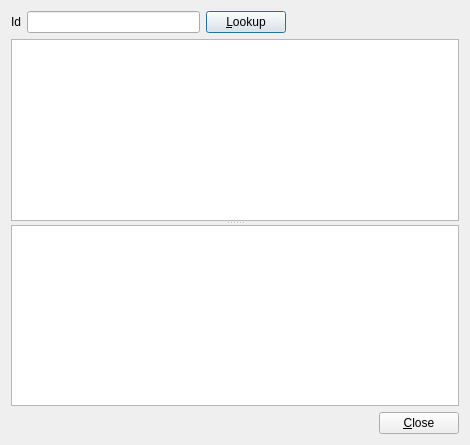
<?xml version="1.0" encoding="UTF-8"?>
<ui version="4.0">
 <class>TrackItemDialog</class>
 <widget class="QDialog" name="TrackItemDialog">
  <property name="geometry">
   <rect>
    <x>0</x>
    <y>0</y>
    <width>470</width>
    <height>445</height>
   </rect>
  </property>
  <property name="windowTitle">
   <string>Track Item</string>
  </property>
  <layout class="QGridLayout" name="gridLayout">
   <item row="0" column="0">
    <layout class="QHBoxLayout" name="horizontalLayout">
     <item>
      <widget class="QLabel" name="label">
       <property name="text">
        <string>Id</string>
       </property>
      </widget>
     </item>
     <item>
      <widget class="QLineEdit" name="input_id_lineEdit">
       <property name="toolTip">
        <string>Id of item that needs a new id</string>
       </property>
      </widget>
     </item>
     <item>
      <widget class="QPushButton" name="input_lookup_pushButton">
       <property name="enabled">
        <bool>true</bool>
       </property>
       <property name="text">
        <string>&amp;Lookup</string>
       </property>
      </widget>
     </item>
     <item>
      <spacer name="horizontalSpacer">
       <property name="orientation">
        <enum>Qt::Horizontal</enum>
       </property>
       <property name="sizeHint" stdset="0">
        <size>
         <width>40</width>
         <height>20</height>
        </size>
       </property>
      </spacer>
     </item>
    </layout>
   </item>
   <item row="1" column="0">
    <widget class="QSplitter" name="splitter">
     <property name="orientation">
      <enum>Qt::Vertical</enum>
     </property>
     <widget class="QTextBrowser" name="output_item_textBrowser"/>
     <widget class="QTableView" name="output_itemevets_tableView"/>
    </widget>
   </item>
   <item row="2" column="0">
    <layout class="QHBoxLayout" name="horizontalLayout_2">
     <item>
      <spacer name="horizontalSpacer_2">
       <property name="orientation">
        <enum>Qt::Horizontal</enum>
       </property>
       <property name="sizeHint" stdset="0">
        <size>
         <width>40</width>
         <height>20</height>
        </size>
       </property>
      </spacer>
     </item>
     <item>
      <widget class="QPushButton" name="input_close_pushButton">
       <property name="text">
        <string>&amp;Close</string>
       </property>
      </widget>
     </item>
    </layout>
   </item>
  </layout>
 </widget>
 <resources/>
 <connections/>
</ui>
